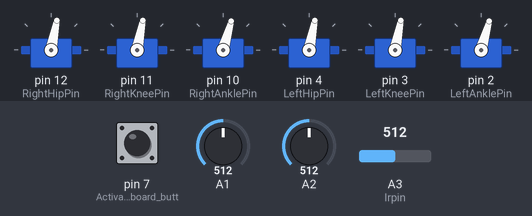
A sketch run on a simulated Arduino Uno, built with avr-gcc and run on an emulated ATmega328P. Shown: 6 × servo. Inputs (shaded band) come from the test bench; at power-on: A1 = 512, A2 = 512, A3 (Irpin) = 512, pin 7 (Activate_the_onboard_butt) HIGH.

Above: at 1.2 s.
1.3 s: A1 set to 406
At 1.6 s:
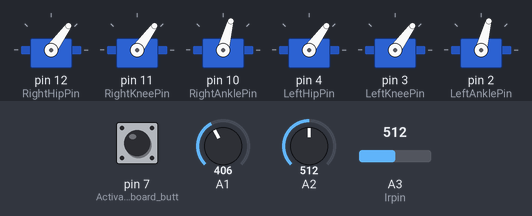
5.9 s: A1 set to 379
At 6.13 s:
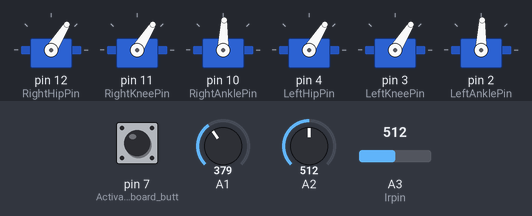
At 10.3 s:
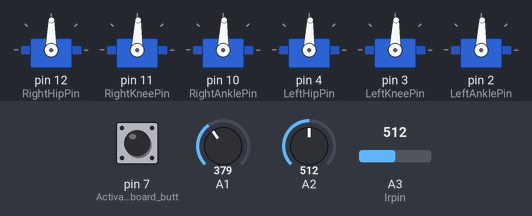
15.6 s: A2 set to 407
19.1 s: A2 set to 381
At 21.07 s:
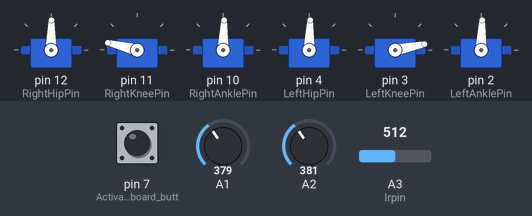
28.8 s: A3 (Irpin) set to 240
35.7 s: A2 set to 716
Timing chart, 0 to 52.5 s (numbered marks = the images above; inputs shaded):
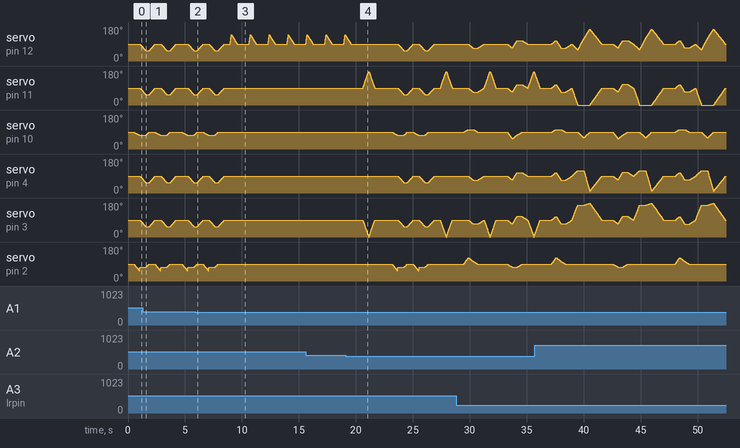

The sketch:

Brat_Adv.ino
```cpp
//Autonomous Brat code designed to avoid obstacles, wander, and keep it on its feet
//by Devon Simmons 03/29/12
//Written for the BotBoarduino
//Robot kit from Lynxmotion
//Right Hip, Knee, Ankle on pins 12, 11, 10
//Left Hip, Knee, Ankle on pins 4, 3, 2
//Onboard buttons are used on pins 7, 8, 9
//Onboard Speaker is used on pin 5
//GP2D12 Sensor on analog pin 3
//Accelerometer X on analog pin 1
//Accelerometer Y on analog pin 2
//Only Core libraries are used

#include <EEPROM.h>
#include "WriteReadAnything.h"
#include <Servo.h>
#include "Move_Data.h"

//Here are our pin numbers
#define RightHipPin 12
#define RightKneePin 11
#define RightAnklePin 10
#define LeftHipPin 4
#define LeftKneePin 3
#define LeftAnklePin 2
#define Speakerpin 5
#define Irpin A3
#define AccX A1
#define AccY A2

//Main program variables
int Acctemp[10];
int Acc[2];
int Offsets[6] = {0, 0, 0, 0, 0, 0};
Servo ServoTable[6];

//******************************************************************
//Setup:
//This is the main Arduino setup function called on startup
//******************************************************************
void setup()
{
//  Serial.begin(115000);
  ServoTable[0].attach(RightHipPin);
  ServoTable[1].attach(RightKneePin);
  ServoTable[2].attach(RightAnklePin);
  ServoTable[3].attach(LeftHipPin);
  ServoTable[4].attach(LeftKneePin);
  ServoTable[5].attach(LeftAnklePin);
  pinMode(7, INPUT);  //Activate the onboard buttons for our use in the program
  pinMode(8, INPUT);  //
  pinMode(9, INPUT);  //
  if(digitalRead(7) == LOW)  //if we hold down the A button enter config mode
    Config_Offsets();
  else                       //Otherwise Load the current offsets
    Load_Offsets();
}

//******************************************************************
//Load_Offsets:
//This function loads the stored offsets from the onboard EEPROM
//into RAM for use by the function.
//******************************************************************
void Load_Offsets()
{
  EEPROM_readAnything(0, Offsets);
}

//******************************************************************
//Config_Offsets:
//If Button A is held down on startup this function will run.
//This function  allows the user to set the offsets of each
//servo by using the three onboard button.
//Button A cycles to the next servo.
//Button B decreases the servo offset.
//Button C increases the servo offset.
//The Servo offsets are set in this order:
//RightHip > RightKnee > RightAnkle > LeftHip > LeftKnee > LeftAnkle
//******************************************************************
void Config_Offsets()
{
  tone(Speakerpin, 1000, 1000); //let the user know config has started
  delay(2000); //give some time to let go of button A

  for(int x = 0; x < 6; x++) //Cycle through all six servos
  {
    while(digitalRead(7))
    {
      if(digitalRead(8) == LOW)
        {
          Offsets[x] = Offsets[x] - 1;
          delay(100);
        }
      else if(digitalRead(9) == LOW)
      {
        Offsets[x] = Offsets[x] + 1;
        delay(100);
      }
      ServoTable[x].write(90 + Offsets[x]);
    }
    delay(500);

  }
  EEPROM_writeAnything(0, Offsets); //Save the new config to non volatile EEPROM
  for(int x = 0; x < 5; x++) //let the user know they have finished the config
  {
    tone(Speakerpin, 100*x + 500, 100);
    delay(100);
  }
}

int read_Acc()
{
  for(int i = 0; i < 2; i++)
  {
    int A;
    int B;
    for(int x = 0; x < 10; x++)
    {
      A = analogRead(i? AccY : AccX);
      B = analogRead(i? AccY : AccX);
      while(abs(A - B) > 5)
      {
        A = B;
        B = analogRead(i? AccY : AccX);
      }
      Acctemp[x] = (A + B) / 2;
    }
    Acc[i] = 0;
    for(int x = 0; x < 9; x++)
      Acc[i] = Acc[i] + Acctemp[x];
    Acc[i] = Acc[i] / 10;
  }
//  Serial.print(Acc[0]);
//  Serial.print(" ");
//  Serial.println(Acc[1]);
}

//******************************************************************
//ir_Sense:
//If there is something in range of the sensor the robot
//will turn to its left
//******************************************************************
boolean ir_Sense()
{
  if(analogRead(Irpin) > 250)
  {
    Turn_Left();
    return 1;
  }
  else
    return 0;
}

//******************************************************************
//Main loop
//******************************************************************
void loop()
{
  read_Acc();
  if(Acc[1] < 350)
  {
//    Serial.println("GU_Back");
    Get_Up_From_Back();
    delay(1000);
  }
  else if(Acc[1] > 550)
  {
//    Serial.println("GU_Front");
    Get_Up_From_Front();
    delay(1000);
  }
  else if(Acc[0] < 350)
  {
//    Serial.println("Roll_Right");
    Roll_Right();
    delay(500);
    return;
  }
  else if(Acc[0] > 550)
  {
//    Serial.println("Roll_Left");
    Roll_Left();
    delay(500);
    return;
  }
  if(ir_Sense())
    return;
  else
    Walk(20);
}
```

Move_Data.h
```cpp
#include <Arduino.h>

#define period 10 //time between each servo adjustment in Milliseconds

extern Servo ServoTable[6];
extern int Offsets[6];

float RHP = 90;
float RKP = 90;
float RAP = 90;
float LHP = 90;
float LKP = 90;
float LAP = 90;

boolean stepN;
int last_angle = 90;
int Speed = 400;

//******************************************************************
//GroupMove:
//This function takes six inputs one for each servo in the range
//of 0 to 180. It allows us to move all six servos at the same
//time while making sure that they start and stop at the same
//time.
//******************************************************************
void GroupMove(int p1, int p2, int p3, int p4, int p5, int p6, int Speed)
{
  float ticks = Speed / period;
  float RHS = (p1 - RHP) / ticks;
  float RKS = (p2 - RKP) / ticks;
  float RAS = (p3 - RAP) / ticks;
  float LHS = (p4 - LHP) / ticks;
  float LKS = (p5 - LKP) / ticks;
  float LAS = (p6 - LAP) / ticks;
  for(int x = 0; x < ticks; x++)
  {
    RHP = RHP + RHS;
    RKP = RKP + RKS;
    RAP = RAP + RAS;
    LHP = LHP + LHS;
    LKP = LKP + LKS;
    LAP = LAP + LAS;
    ServoTable[0].write(RHP + Offsets[0]);
    ServoTable[1].write(RKP + Offsets[1]);
    ServoTable[2].write(RAP + Offsets[2]);
    ServoTable[3].write(LHP + Offsets[3]);
    ServoTable[4].write(LKP + Offsets[4]);
    ServoTable[5].write(LAP + Offsets[5]);
    delay(period);
  }
}

//******************************************************************
//Walk:
//This will make the robot take one step forward each time it's
//called.
//******************************************************************
void Walk(byte angle)
{
  if(stepN)
  {
    angle = 90 + angle;
    GroupMove(last_angle, last_angle, 55, last_angle, last_angle, 75, Speed);
    GroupMove(angle, angle, 75, angle, angle, 75, Speed);
    GroupMove(angle, angle, 90, angle, angle, 90, Speed);
    stepN = !stepN;
  }
  else
  {
    angle = 90 - angle;
    GroupMove(last_angle, last_angle, 105, last_angle, last_angle, 125, Speed);
    GroupMove(angle, angle, 105, angle, angle, 105, Speed);
    GroupMove(angle, angle, 90, angle, angle, 90, Speed);
    stepN = !stepN;
  }
  last_angle = angle;
}

void Turn_Left()
{
  GroupMove(90, 90, 90, 90, 90, 90, 500);
  GroupMove(90, 90, 75, 90, 90, 55, 450);
  GroupMove(90, 90, 75, 90, 90, 75, 50);
  GroupMove(55, 55, 75, 55, 55, 75, 500);
  GroupMove(55, 55, 90, 55, 55, 90, 250);
  GroupMove(90, 90, 90, 90, 90, 90, 500);
  GroupMove(90, 90, 75, 90, 90, 55, 450);
  GroupMove(90, 90, 75, 90, 90, 75, 50);
  GroupMove(55, 55, 75, 55, 55, 75, 500);
  GroupMove(55, 55, 90, 55, 55, 90, 250);
  GroupMove(90, 90, 90, 90, 90, 90, 500);
}

void Get_Up_From_Front()
{
  GroupMove(90, 90, 90, 90, 90, 90, 500);
  GroupMove(60, 0, 90, 120, 170, 90, 500);
  GroupMove(120, 0, 60, 120, 170, 90, 500);
  GroupMove(170, 0, 90, 10, 180, 90, 500);
  GroupMove(90, 90, 90, 90, 90, 90, 1000);
}

void Get_Up_From_Back()
{
  GroupMove(90, 90, 90, 90, 90, 90, 500);
  GroupMove(90, 180, 90, 90, 0, 90, 500);
  GroupMove(90, 90, 90, 90, 90, 90, 500);
}

void Roll_Left()
{
  GroupMove(90, 90, 90, 90, 90, 90, 500);
  GroupMove(90, 90, 90, 40, 90, 90, 100);
  GroupMove(90, 90, 90, 90, 90, 90, 500);
}

void Roll_Right()
{
  GroupMove(90, 90, 90, 90, 90, 90, 500);
  GroupMove(140, 90, 90, 90, 90, 90, 100);
  GroupMove(90, 90, 90, 90, 90, 90, 500);
}
```

WriteReadAnything.h
```cpp
#include <EEPROM.h>
#include <Arduino.h>  // for type definitions

template <class T> int EEPROM_writeAnything(int ee, const T& value)
{
    const byte* p = (const byte*)(const void*)&value;
    int i;
    for (i = 0; i < sizeof(value); i++)
          EEPROM.write(ee++, *p++);
    return i;
}

template <class T> int EEPROM_readAnything(int ee, T& value)
{
    byte* p = (byte*)(void*)&value;
    int i;
    for (i = 0; i < sizeof(value); i++)
          *p++ = EEPROM.read(ee++);
    return i;
}
```

Measured:
- the behaviour switches between 389 and 388 on A1 (found by bisection; images 1 and 2)
- the behaviour switches between 389 and 388 on A2 (found by bisection; images 3 and 4)
- after the input at 5.9 s, servo on pin 10 (RightAnklePin), servo on pin 2 (LeftAnklePin): goes on until 7.9 s, then stays 88°
